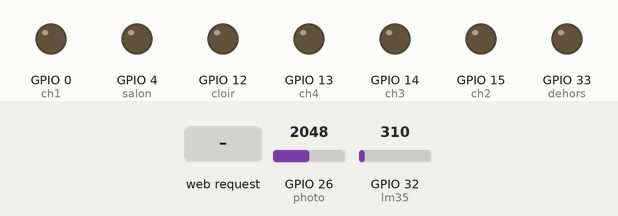
The sketch below on a simulated ESP32. Shown: output pins drawn as LEDs (lit = HIGH). The test bench sets the inputs (shaded band); at power-on: GPIO 26 (photo) = 2048, GPIO 32 (lm35) = 310. WiFi joins after 1.5 s; servers stay silent unless stated; uploads are accepted with an empty reply; what the sketch prints to the serial monitor is not drawn.

Above: at 2.7 s.
2.8 s: HTTP request GET /allumeSalon received
At 4.6 s:
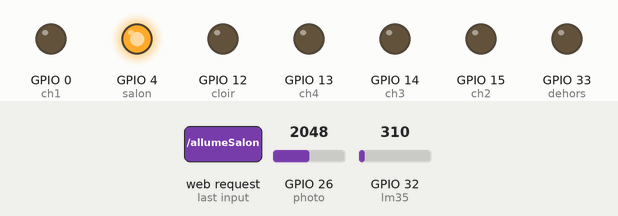
5.8 s: GPIO 26 (photo) set to 54
7.3 s: GPIO 26 (photo) set to 46
At 8.5 s:
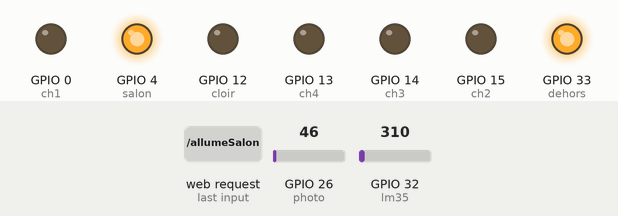
8.8 s: HTTP request GET /eteindreTout received
At 11.8 s:
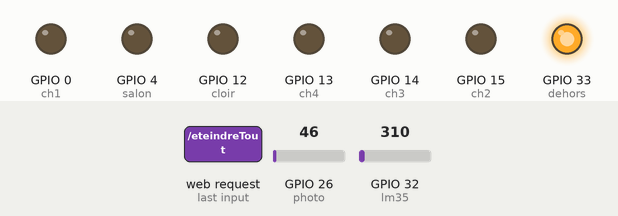
12.1 s: HTTP request GET /allumeTout received
At 14.8 s:
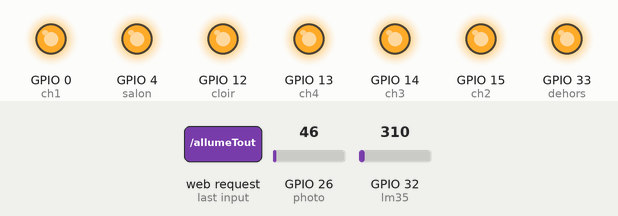
15.1 s: HTTP request GET /eteintSalon received
At 17.2 s:
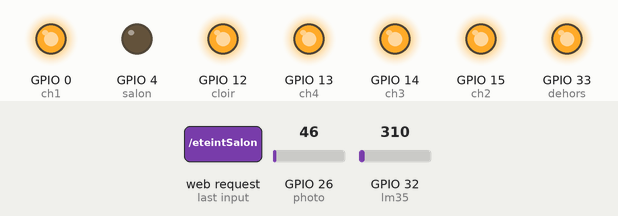
Timing chart, 0 to 18.7 s (numbered marks = the images above; inputs shaded):
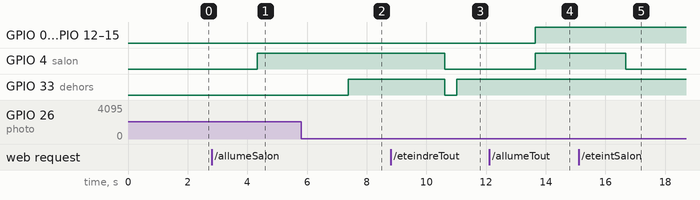

The sketch:

Ameliorer.ino
```cpp
#include <HTTPClient.h>

#include <ETH.h>
#include <WiFi.h>
#include <WiFiAP.h>
#include <WiFiClient.h>
#include <WiFiGeneric.h>
#include <WiFiMulti.h>
#include <WiFiSTA.h>
#include <WiFiScan.h>
#include <WiFiServer.h>
#include <WiFiType.h>
#include <WiFiUdp.h>
#define ADC_VREF_mV 3300.0
#define ADC_RESOLUTION 4096.0
#define lm35 32
int salon=4,ch1=0,ch2=15,ch3=14,cloir=12,dehors=33,buz=32,photo=26,ch4=13;
int lightInit;  // initial value
int lightVal;   // light reading
//192.168.93.1
const char* ssid = "NCB";
const char* password =  "ncbukasa1";
String  ClientRequest;
// 192.168.180.1
IPAddress staticIP604_10(192,168,180,10);
IPAddress gateway604_10(192,168,180,10);
IPAddress subnet604_10(255,255,255,0);

WiFiServer server(80);
WiFiClient client;

String myresultat;
String myData;
String ReadIncomingRequest(){
     while(client.available()) {
           ClientRequest = (client.readStringUntil('\r'));
           if ((ClientRequest.indexOf("HTTP/1.1")>0)&&(ClientRequest.indexOf("/favicon.ico")<0)){
           myresultat = ClientRequest;
     }
   }
  return myresultat;
 }
String lienvalide ="";


void setup() {
  // put your setup code here, to run once:
   ClientRequest = "";
    Serial.begin(115200);
    WiFi.mode(WIFI_STA);
    WiFi.begin(ssid, password);
    while (WiFi.status() != WL_CONNECTED) {
      delay(500);
      Serial.print("...");
    }
    Serial.println("Connected");
    WiFi.config(staticIP604_10, gateway604_10, subnet604_10);
    Serial.println("Your IP is");
    Serial.println((WiFi.localIP()));
    server.begin();
    lightInit = analogRead(photo);
    pinMode(salon,OUTPUT);
    pinMode(ch1,OUTPUT);
    pinMode(ch2,OUTPUT);
    pinMode(ch3,OUTPUT);
    pinMode(ch4,OUTPUT);
    pinMode(cloir,OUTPUT);
    pinMode(dehors,OUTPUT);

}

void loop() {
  // put your main code here, to run repeatedly:
    int acv=analogRead(lm35);
    float millivol=acv*( ADC_VREF_mV / ADC_RESOLUTION);
    float tempC=millivol/10;
    float tempF=tempC*(9/5)+32;
    cel(tempC);
    fa(tempF);

    lightVal = analogRead(photo); // read the current light levels

     //si la valeur de la photoresistance est inferieur à 50, c'est la nuit.
     if(lightVal <  50)
     {
        digitalWrite (dehors, HIGH);
        envoi("allumedehors");
      // turn on light
     }
    else
    {
      digitalWrite (dehors, LOW);
      envoi("eteintDhors");
    }
    call();
    if(myData=="allumeSalon"){
       digitalWrite(salon,HIGH);
       envoi("allumeSalon");
    }
    if(myData=="eteindreTout"){
      envoi("eteindreTout");
      digitalWrite(salon,LOW);
      digitalWrite(ch1,LOW);
      digitalWrite(ch2,LOW);
      digitalWrite(ch3,LOW);
      digitalWrite(ch4,LOW);
      digitalWrite(dehors,LOW);
      digitalWrite(cloir,LOW);
    }
    if(myData=="allumeTout"){
      envoi("allumeTout");
      digitalWrite(salon,HIGH);
      digitalWrite(ch1,HIGH);
      digitalWrite(ch2,HIGH);
      digitalWrite(ch3,HIGH);
      digitalWrite(ch4,HIGH);
      digitalWrite(dehors,HIGH);
      digitalWrite(cloir,HIGH);
    }
    if(myData=="eteintSalon"){
      envoi("eteintSalon");
      digitalWrite(salon,LOW);
    }
    if(myData=="allumeCouloir"){
      envoi("allumeCouloir");
      digitalWrite(cloir,HIGH);
    }
    if(myData=="eteintCouloir"){
      envoi("eteintCouloir");
      digitalWrite(cloir,LOW);
    }
    if(myData=="eteintChambre1"){
      envoi("eteintChambre1");
      digitalWrite(ch1,LOW);
    }
    if(myData=="eteintChambre2"){
      envoi("eteintChambre2");
      digitalWrite(ch2,LOW);
    }
    if(myData=="eteintChambre3"){
      envoi("eteintChambre3");
      digitalWrite(ch3,LOW);
    }
    if(myData=="eteintChambre4"){
      envoi("eteintChambre4");
      digitalWrite(ch4,LOW);
    }
    if(myData=="eteintdehors"){
      envoi("eteintdehors");
      digitalWrite(dehors,LOW);
    }
    if(myData=="allumeChambre1"){
      envoi("allumeChambre1");
      digitalWrite(ch1,HIGH);
    }
    if(myData=="allumeChambre2"){
          envoi("allumeChambre2");
          digitalWrite(ch2,HIGH);
    }
    if(myData=="allumeChambre3"){
          envoi("allumeChambre3");
          digitalWrite(ch3,HIGH);
    }
    if(myData=="allumeChambre4"){
      envoi("allumeChambre4");
      digitalWrite(ch4,HIGH);
    }
    if(myData=="allumedehors"){
      envoi("allumedehors");
      digitalWrite(dehors,HIGH);
    }
    myData="";
    delay(10);
}
void call(){

    client = server.available();
    if (!client) { return; }
    while(!client.available()){  delay(1); }
    ClientRequest = (ReadIncomingRequest());
    ClientRequest.remove(0, 5);
    ClientRequest.remove(ClientRequest.length()-9,9);
    Serial.println("Message reçu : ");
    Serial.println(ClientRequest);
    myData = ClientRequest;
    client.flush();
}

void envoi(String donne){
     lienvalide="http://192.168.180.1/text/text.php?page=";
     HTTPClient http;
     String lien = lienvalide+String(donne);
     http.begin(lien);
     int httpCode = http.GET();
  if (httpCode > 0){
     String payload = http.getString();
     //Serial.print("code serveur : ");
     //Serial.print(httpCode);
  }
}
void cel(float donne){
     lienvalide ="http://192.168.180.1/text/text2.php?val1=";
     HTTPClient http;
     String lien = lienvalide+float(donne);
     http.begin(lien);
     int httpCode = http.GET();
  if (httpCode > 0){
     String payload = http.getString();
     //Serial.print("code serveur : ");
     //Serial.print(httpCode);
  }
}//192.168.171.1
void fa(float donne){
     lienvalide =  "http://192.168.180.1/text/texte3.php?val2=";
     HTTPClient http;
     String lien = lienvalide+float(donne);
     http.begin(lien);
     int httpCode = http.GET();
  if (httpCode > 0){
     String payload = http.getString();
     //Serial.print("code serveur : ");
     //Serial.print(httpCode);
  }
}
```

Measured:
- the behaviour switches between 50 and 49 on GPIO 26 (photo) (found by bisection; images 1 and 2)
- after the input at 2.8 s, GPIO 4 (salon): LOW → HIGH after 1.5 s
- after the input at 5.8 s, every drawn part: stays the same
- after the input at 7.3 s, GPIO 33 (dehors): LOW → HIGH after 0.08 s
- after the input at 8.8 s, GPIO 4 (salon): HIGH → LOW after 1.8 s; GPIO 33 (dehors): HIGH → LOW after 1.8 s, → HIGH 0.41 s later
- after the input at 12.1 s, GPIO 0 (ch1), GPIO 4 (salon), GPIO 12 (cloir), GPIO 13 (ch4), GPIO 14 (ch3), GPIO 15 (ch2): LOW → HIGH after 1.5 s
- after the input at 15.1 s, GPIO 4 (salon): HIGH → LOW after 1.6 s
